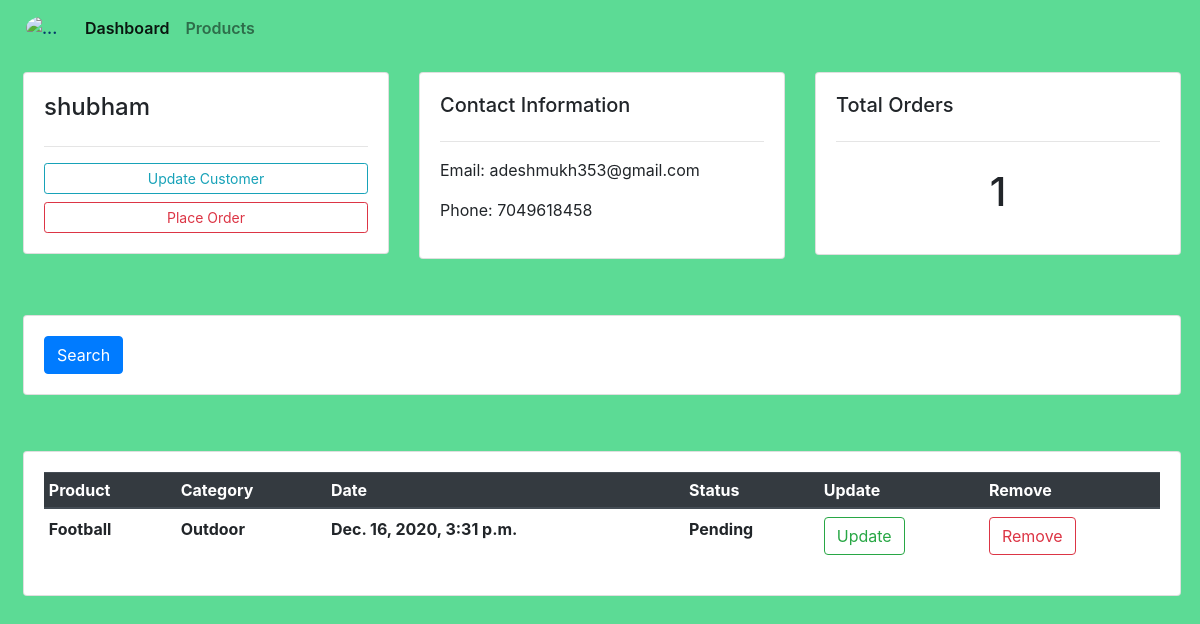
/customer/3/, run on the app's committed database.
### accounts/models.py (models this page shows, shortened)
class Customer(models.Model):
    name = models.CharField(max_length=30, null=True)
    phone = models.IntegerField(null=True)
    email = models.EmailField(null=True)
    date_created = models.DateTimeField(auto_now_add=True)

class Order(models.Model):
    STATUS = (
        ('Pending', 'Pending'),
        ('Out For Delivery', 'Out For Delivery'),
        ('Delivered', 'Delivered'),
     )
    customer = models.ForeignKey(Customer,null=True,on_delete = models.SET_NULL)
    product = models.ForeignKey(Product,null=True, on_delete = models.SET_NULL)
    date_created = models.DateTimeField(auto_now_add=True)
    status = models.CharField(max_length=50,choices=STATUS,null=True)

class Product(models.Model):
    CATEGORY = (
        ('Indoor','Indoor'),
        ('Outdoor','Outoor'),
    )
    name = models.CharField(max_length=30)
    price = models.FloatField()
    category = models.CharField(max_length=50,choices=CATEGORY)
    description = models.TextField()
    date_created = models.DateTimeField(auto_now_add=True)
    tag = models.ManyToManyField(Tag)

### accounts/views.py (the view)
# urls.py: path('customer/<int:id>/' , views.customer,name='customer'),
def customer(request,id):
    customer = Customer.objects.get(id=id)
    cus_order = customer.order_set.all()
    return render(request,'accounts/customer.html',{'customer':customer,'cus_order':cus_order})

### accounts/templates/accounts/customer.html (shortened to what this page needs)
{% extends 'accounts/main.html' %}
{% block body %}
<div class="row my-3 ml-2 mx-1">
    <div class="col-md">
        <div class="card card-body">
            <h4>{{customer.name}}</h4>
            <hr>
            <a href="" class="btn btn-outline-info btn-sm btn-block">Update Customer</a>
            <a href="{% url 'create_order' customer.id %}" class="btn btn-outline-danger btn-sm btn-block">Place Order</a>
        </div>
    </div>
    <div class="col-md">
        <div class="card card-body" >
            <h5 >Contact Information</h5>
            <hr>
            <p>Email: <span> {{customer.email}}</span></p>
            <p>Phone: <span>{{customer.phone}}</span></p>
        </div>
    </div>
    <div class="col-md">
        <div class="card card-body">
            <h5>Total Orders</h5>
            <hr>
            <h1 style="text-align:center;padding:10px;">{{cus_order.count}}</h1>
        </div>
    </div>
</div>
<br>
<div class="row my-3 ml-2 mx-1">
    <div class="col">
        <div class="card card-body">
            <form action="" method="GET">
                <button class="btn btn-primary" type="submit">Search</button>
            </form>
        </div>
    </div>
</div>
<br>
<div class="row my-3 ml-2 mx-1" >
    <div class="col-md">
        <div class="card card-body">
            <table class="table table-sm">
                <thead class="thead-dark">
                    <tr>
                        <th>Product</th>
                        <th>Category</th>
                        <th>Date</th>
                        <th>Status</th>
                        <th>Update</th>
                        <th>Remove</th>
                    </tr>
                </thead>
                {% for i in cus_order %}
                <tr class="my-2">
                    <th class="pt-2">{{i.product.name}}</th>
                    <th class="pt-2">{{i.product.category}}</th>
                    <th class="pt-2">{{i.date_created}}</th>
                    <th class="pt-2">{{i.status}}</th>
                    <th class="pt-2"><a class="btn btn-outline-success" href="{% url 'update_order' i.id %}">Update</a></th>
                    <th class="pt-2"><a class="btn btn-outline-danger" href="{% url 'delete_order' i.id %}">Remove</a></th>
                </tr>
                {% endfor %}
            </table>
        </div>
    </div>
</div>
{% endblock body %}

### data on the page
Customer: name "shubham", email "adeshmukh353@gmail.com", phone "7049618458", count "1"
Order: product.name "Football", product.category "Outdoor", date_created "Dec. 16, 2020, 3:31 p.m.", status "Pending"
